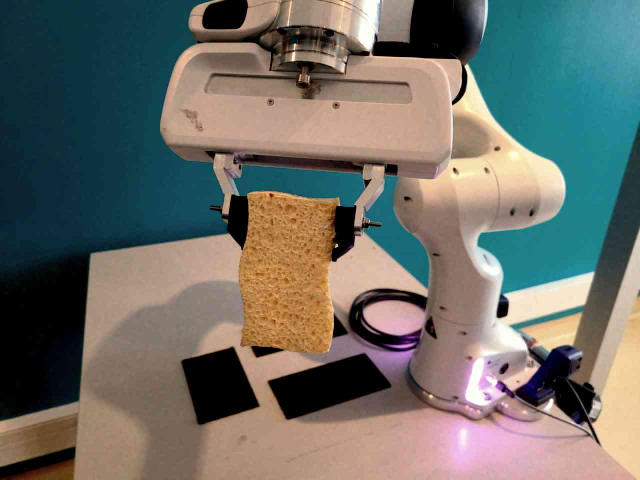
#> input picture ressources/images_base/08.jpg, 1280 x 960 px (shown at 1/2 size); its folder holds only this picture in this run
$ python transform_images.py
#> lines starting #> are read from the running program, lines starting #| are printed output that depends on the picture
# import cv2
import numpy as np
from PIL import Image, ImageEnhance, ImageFilter, ImageOps, ImageDraw
import random
import io
import os

# [8 lines of commented-out code are left out]
def apply_blur(image, radius=5):
    return image.filter(ImageFilter.GaussianBlur(radius))

# [13 lines of commented-out code are left out]
def apply_grayscale(image):
    return ImageOps.grayscale(image).convert("RGB")

# 4. Uncentered crop
def apply_uncentered_crop(image, crop_fraction=0.7):
    w, h = image.size
    crop_w, crop_h = int(w * crop_fraction), int(h * crop_fraction)
    x = random.randint(0, w - crop_w)
    y = random.randint(0, h - crop_h)
    return image.crop((x, y, x + crop_w, y + crop_h)).resize((w, h))

# 5. Rotation
def apply_rotation(image, angle=45):
    return image.rotate(angle, expand=True).resize(image.size)

# 6. Flip (horizontal or vertical)
def apply_flip(image, direction='horizontal'):
    if direction == 'horizontal':
        return image.transpose(Image.FLIP_LEFT_RIGHT)
    elif direction == 'vertical':
        return image.transpose(Image.FLIP_TOP_BOTTOM)
    return image

# [8 lines of commented-out code are left out]
def add_salt_pepper_noise(image, amount=0.02):
    img_np = np.array(image)
    total_pixels = img_np.size // 3
    num_salt = int(amount * total_pixels)
    coords = [np.random.randint(0, i - 1, num_salt) for i in img_np.shape[:2]]
    img_np[coords[0], coords[1]] = [255, 255, 255]
    coords = [np.random.randint(0, i - 1, num_salt) for i in img_np.shape[:2]]
    img_np[coords[0], coords[1]] = [0, 0, 0]
    return Image.fromarray(img_np)

# 9. Color tint
def apply_tint(image, tint_color='red', intensity=0.5):
    r, g, b = image.split()
    if tint_color == 'red':
        r = ImageEnhance.Brightness(r).enhance(1 + intensity)
    elif tint_color == 'blue':
        b = ImageEnhance.Brightness(b).enhance(1 + intensity)
    elif tint_color == 'green':
        g = ImageEnhance.Brightness(g).enhance(1 + intensity)
    return Image.merge("RGB", (r, g, b))

# 10. Overexposure / underexposure
def apply_exposure(image, factor=1.5):  # >1 = overexpose, <1 = underexpose
    enhancer = ImageEnhance.Brightness(image)
    return enhancer.enhance(factor)

# 11. JPEG compression artifacts
def apply_jpeg_artifacts(image, quality=10):
    buffer = io.BytesIO()
    image.save(buffer, format="JPEG", quality=quality)
    buffer.seek(0)
    return Image.open(buffer)

# 12. Occlusion (overlay random black rectangles)
def apply_occlusion(image, num_blocks=3, max_block_size=0.2):
    img = image.copy()
    draw = ImageDraw.Draw(img)
    w, h = img.size
    for _ in range(num_blocks):
        bw = random.randint(10, int(w * max_block_size))
        bh = random.randint(10, int(h * max_block_size))
        x = random.randint(0, w - bw)
        y = random.randint(0, h - bh)
        draw.rectangle([x, y, x + bw, y + bh], fill=(0, 0, 0))
    return img

# 13. Scale variation (resize object to be much smaller in the frame)
def apply_scale_variation(image, scale=0.3):
    w, h = image.size
    new_w, new_h = int(w * scale), int(h * scale)
    object_img = image.resize((new_w, new_h))
    new_img = Image.new("RGB", (w, h), (255, 255, 255))
    x_offset = (w - new_w) // 2
    y_offset = (h - new_h) // 2
    new_img.paste(object_img, (x_offset, y_offset))
    return new_img

base_images_path = "ressources/images_base/"
output_images_path = "ressources/"

# iterate on all images in the base folder
for image_name in os.listdir(base_images_path):
	if image_name.endswith(".jpg"):
		image_path = os.path.join(base_images_path, image_name)
		image = Image.open(image_path)
#> image is the input picture: PIL image 1280x960 RGB; mean R, G, B 108.4, 109.4, 102.8

		# Apply transformations

		# cropped around the object (rectangular crop)
		# to do manually

		transformed_image = apply_blur(image, radius=5)
		transformed_image.save(os.path.join(output_images_path, "blurred/" + image_name))

		# transformed_image = apply_lens_effect(image)
		# transformed_image.save(os.path.join(output_images_path, "lens_effect/" + image_name))

		transformed_image = apply_grayscale(image)
		transformed_image.save(os.path.join(output_images_path, "grayscale/" + image_name))

		# transformed_image = apply_uncentered_crop(image, crop_fraction=0.7)
		# transformed_image.save(os.path.join(output_images_path, "uncentered_crop/" + image_name))
		# to do manually instead

		transformed_image = apply_rotation(image, angle=45)
		transformed_image.save(os.path.join(output_images_path, "rotated/" + image_name))

		transformed_image = apply_flip(image, direction='horizontal')
		transformed_image.save(os.path.join(output_images_path, "flipped_horizontal/" + image_name))

		transformed_image = apply_flip(image, direction='vertical')
		transformed_image.save(os.path.join(output_images_path, "flipped_vertical/" + image_name))

		# transformed_image = add_gaussian_noise(image, mean=0, std=25)
		# transformed_image.save(os.path.join(output_images_path, "gaussian_noise/" + image_name))

		transformed_image = add_salt_pepper_noise(image, amount=0.02)
		transformed_image.save(os.path.join(output_images_path, "salt_pepper_noise/" + image_name))

		transformed_image = apply_tint(image, tint_color='red', intensity=0.5)
#> in apply_tint, `r, g, b = image.split()`:
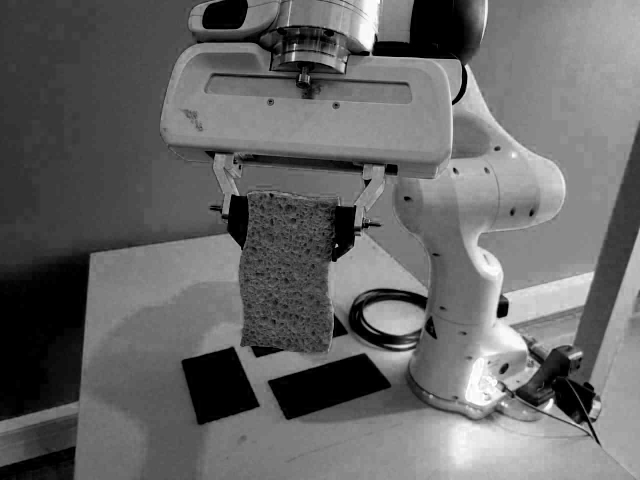
#> b: PIL image 1280x960 L (shown at 1/2 size); min 0, max 255, mean 102.8
#> in apply_tint, `r = ImageEnhance.Brightness(r).enhance(1 + intensity)`:
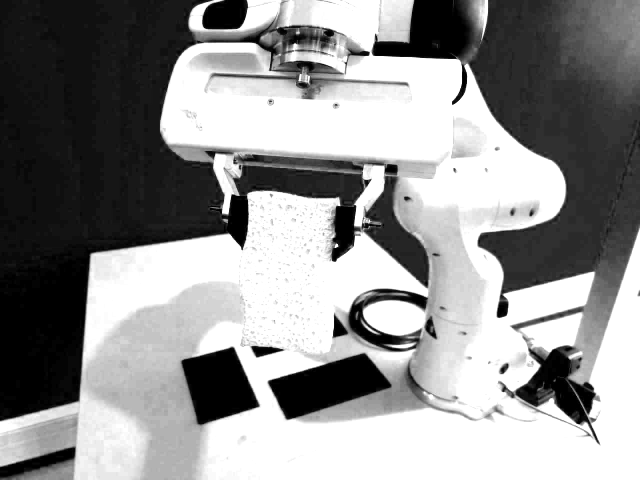
#> r: PIL image 1280x960 L (shown at 1/2 size); min 0, max 255, mean 145.1
		transformed_image.save(os.path.join(output_images_path, "tint_red/" + image_name))

		transformed_image = apply_tint(image, tint_color='blue', intensity=0.5)
#> call 2 of apply_tint, with tint_color = 'blue', intensity = 0.5
#> in apply_tint (call 2), `b = ImageEnhance.Brightness(b).enhance(1 + intensity)`:
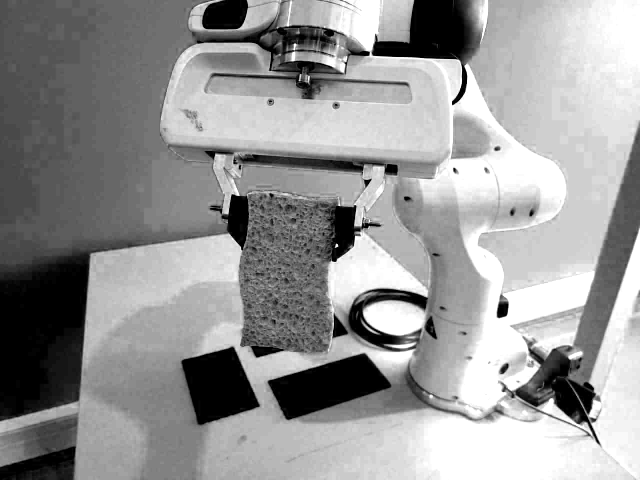
#> b: PIL image 1280x960 L (shown at 1/2 size); min 0, max 255, mean 150.5
		transformed_image.save(os.path.join(output_images_path, "tint_blue/" + image_name))

		transformed_image = apply_tint(image, tint_color='green', intensity=0.5)
#> call 3 of apply_tint, with tint_color = 'green', intensity = 0.5
#> in apply_tint (call 3), `g = ImageEnhance.Brightness(g).enhance(1 + intensity)`:
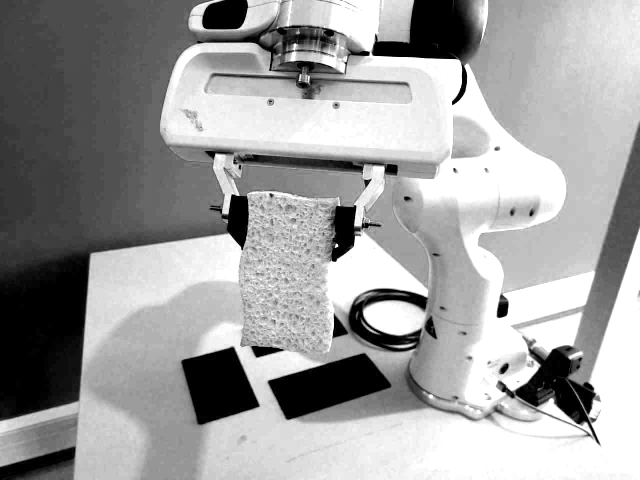
#> g: PIL image 1280x960 L (shown at 1/2 size); min 0, max 255, mean 158.3
		transformed_image.save(os.path.join(output_images_path, "tint_green/" + image_name))

		transformed_image = apply_exposure(image, factor=1.5)
#> in apply_exposure, `return enhancer.enhance(factor)`:
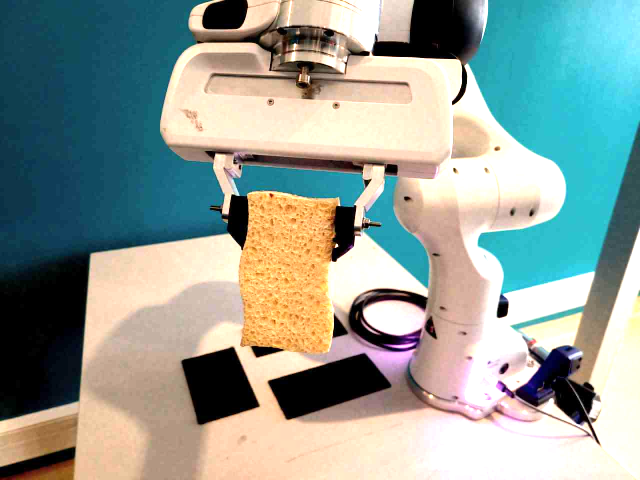
#> returned value: PIL image 1280x960 RGB (shown at 1/2 size); mean R, G, B 145.1, 158.3, 150.5
		transformed_image.save(os.path.join(output_images_path, "overexposed/" + image_name))

		transformed_image = apply_exposure(image, factor=0.5)
#> call 2 of apply_exposure, with factor = 0.5
#> in apply_exposure (call 2), `return enhancer.enhance(factor)`:
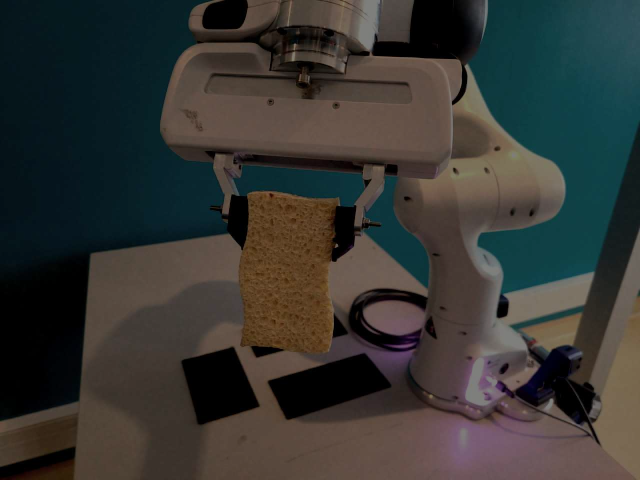
#> returned value: PIL image 1280x960 RGB (shown at 1/2 size); mean R, G, B 54, 54.5, 51.1
		transformed_image.save(os.path.join(output_images_path, "underexposed/" + image_name))

		transformed_image = apply_jpeg_artifacts(image, quality=10)
		transformed_image.save(os.path.join(output_images_path, "jpeg_artifacts/" + image_name))

		transformed_image = apply_occlusion(image, num_blocks=3, max_block_size=0.2)
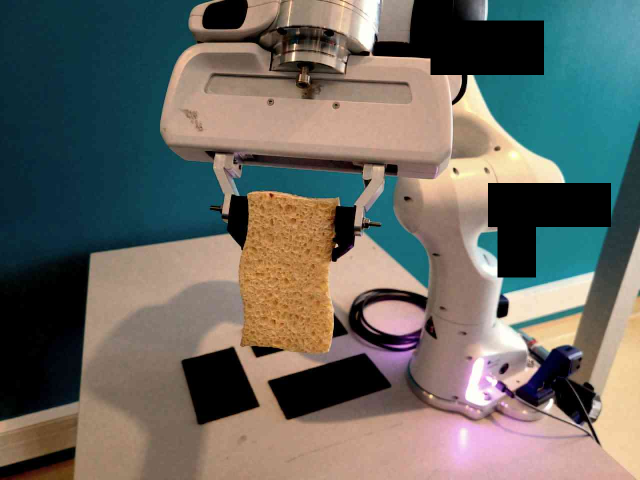
#> transformed_image: PIL image 1280x960 RGB (shown at 1/2 size); mean R, G, B 105.2, 104.2, 97.5
		transformed_image.save(os.path.join(output_images_path, "occluded/" + image_name))

		# [7 lines of commented-out code are left out]

$ run again, on ressources/images_base/35.jpg
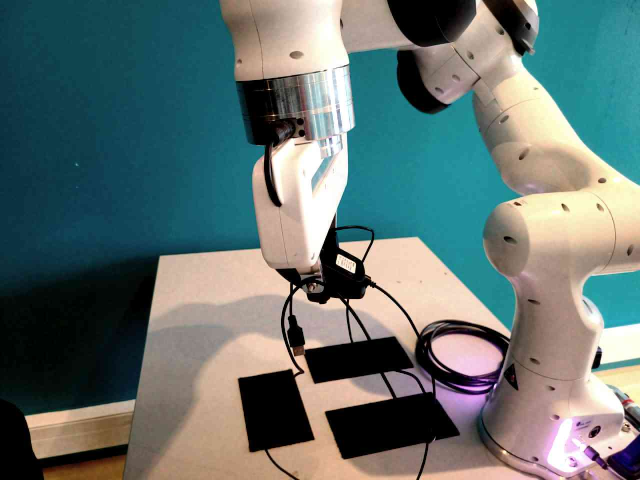
#> input picture ressources/images_base/35.jpg, 1280 x 960 px (shown at 1/2 size)
#> image is the input picture: PIL image 1280x960 RGB; mean R, G, B 98.6, 114.5, 112.2
#> in apply_exposure (call 2), `return enhancer.enhance(factor)`:
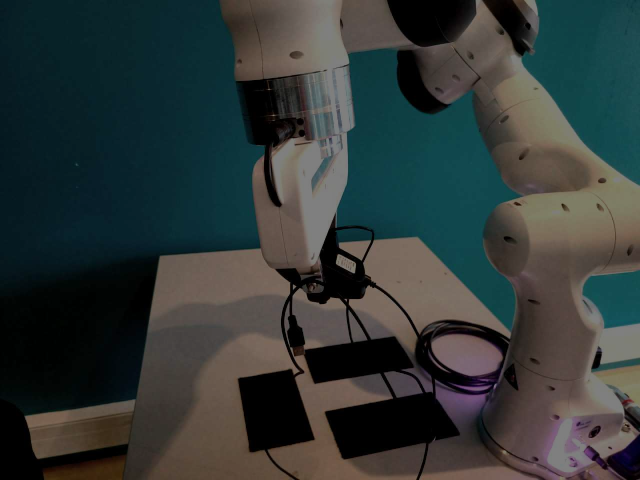
#> returned value: PIL image 1280x960 RGB (shown at 1/2 size); mean R, G, B 49.1, 57, 55.8
#> `transformed_image = apply_occlusion(image, num_blocks=3, max_block_siz..`:
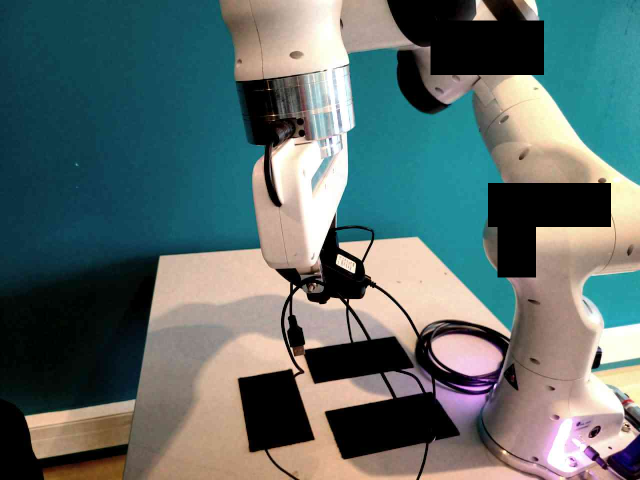
#> transformed_image: PIL image 1280x960 RGB (shown at 1/2 size); mean R, G, B 91.6, 107.6, 106

$ run again, on ressources/images_base/57.jpg
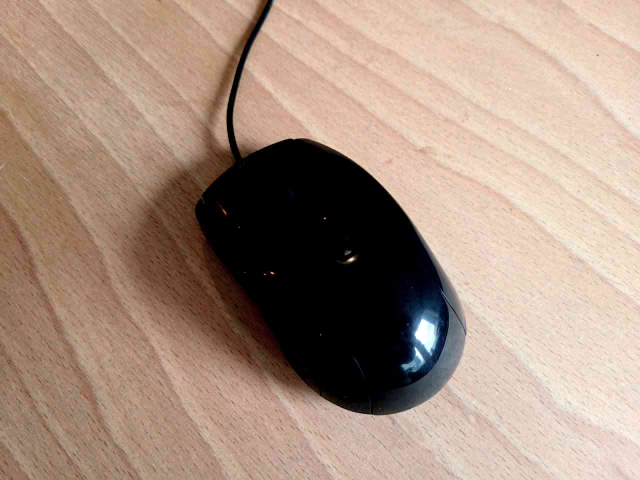
#> input picture ressources/images_base/57.jpg, 1280 x 960 px (shown at 1/2 size)
#> image is the input picture: PIL image 1280x960 RGB; mean R, G, B 167.3, 143.8, 128
#> in apply_exposure (call 2), `return enhancer.enhance(factor)`:
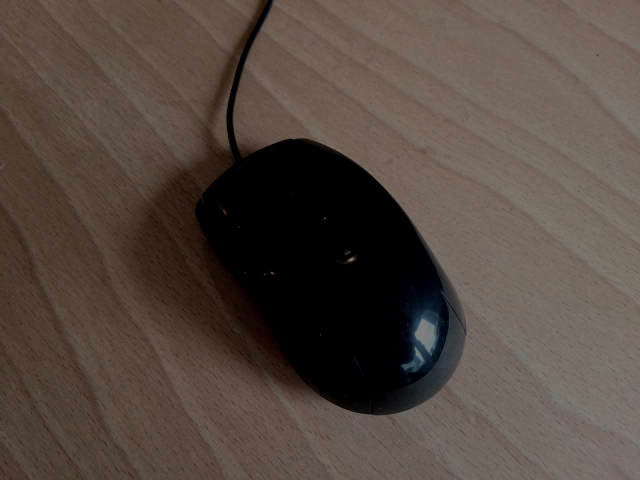
#> returned value: PIL image 1280x960 RGB (shown at 1/2 size); mean R, G, B 83.5, 71.7, 63.8
#> `transformed_image = apply_occlusion(image, num_blocks=3, max_block_siz..`:
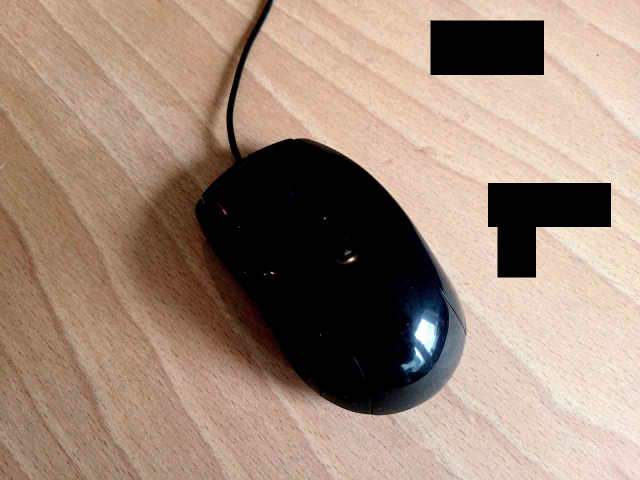
#> transformed_image: PIL image 1280x960 RGB (shown at 1/2 size); mean R, G, B 157, 134.6, 119.6

$ run again, on ressources/images_base/11.jpg
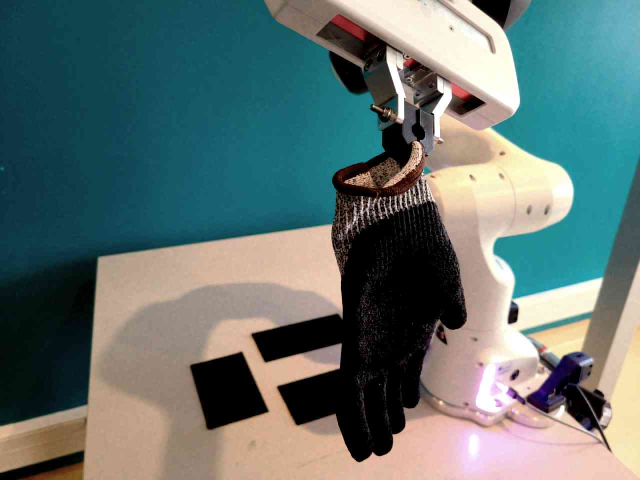
#> input picture ressources/images_base/11.jpg, 1280 x 960 px (shown at 1/2 size)
#> image is the input picture: PIL image 1280x960 RGB; mean R, G, B 97.8, 114.8, 112.6
#> `transformed_image = apply_occlusion(image, num_blocks=3, max_block_siz..`:
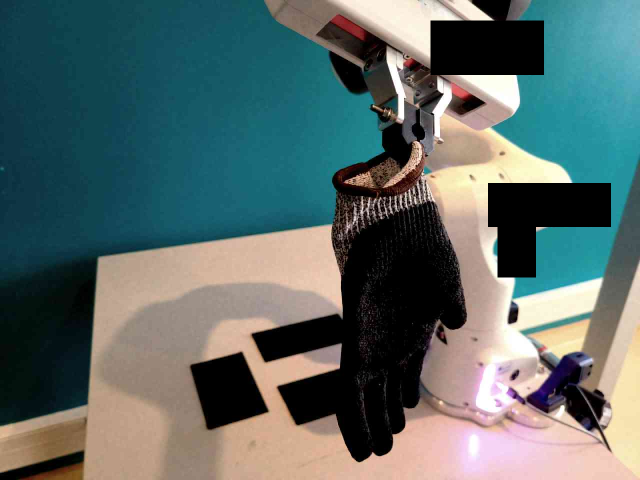
#> transformed_image: PIL image 1280x960 RGB (shown at 1/2 size); mean R, G, B 90.7, 106.3, 104.3
